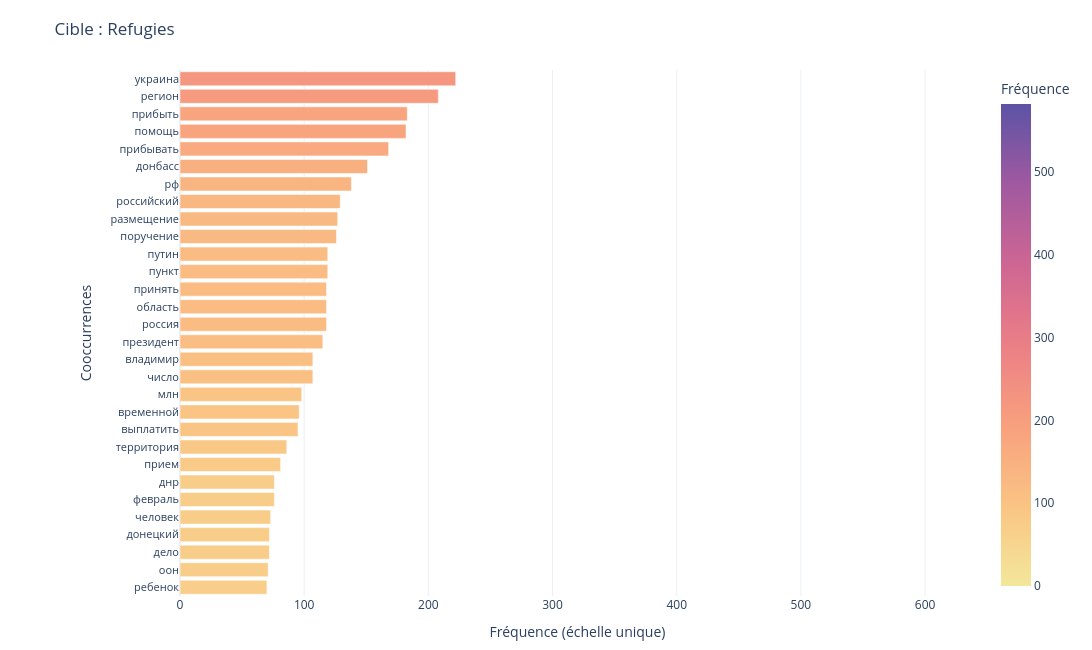
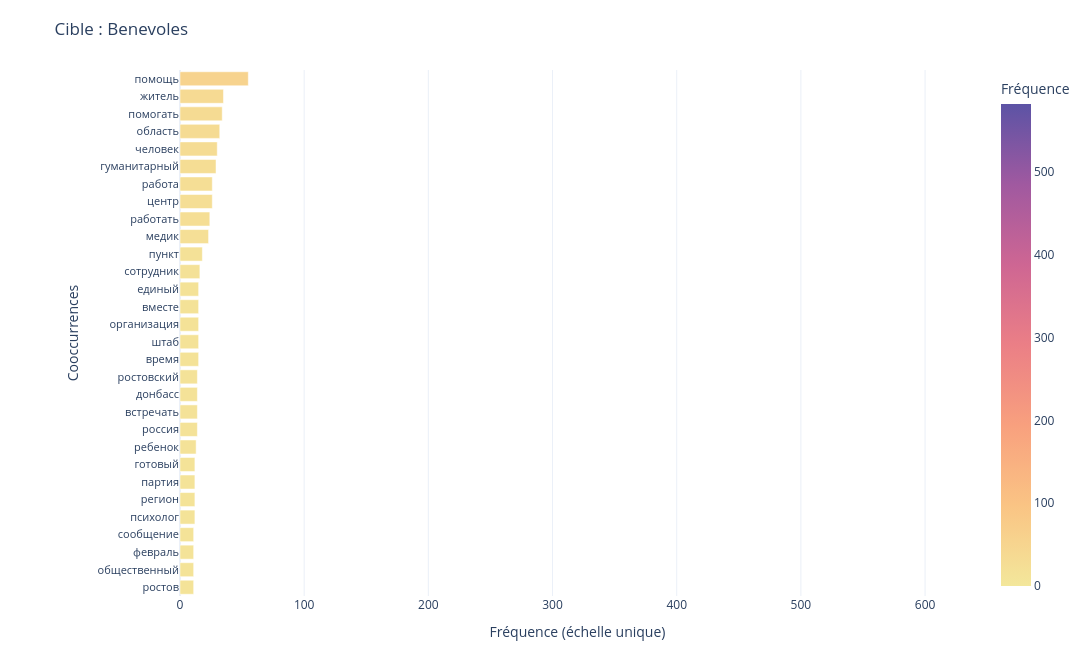
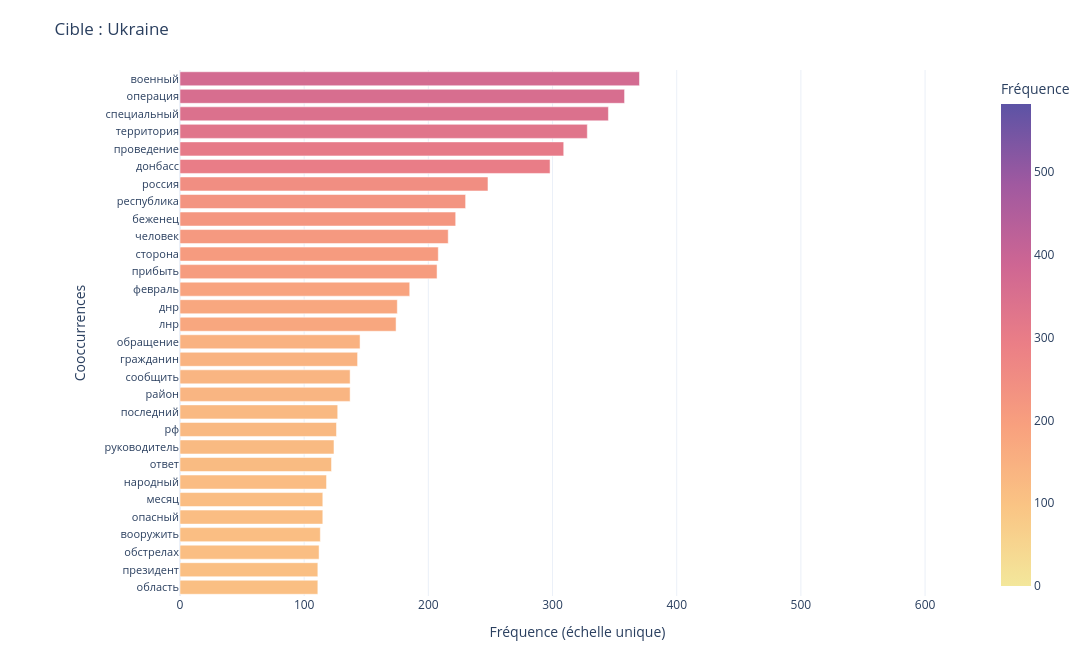
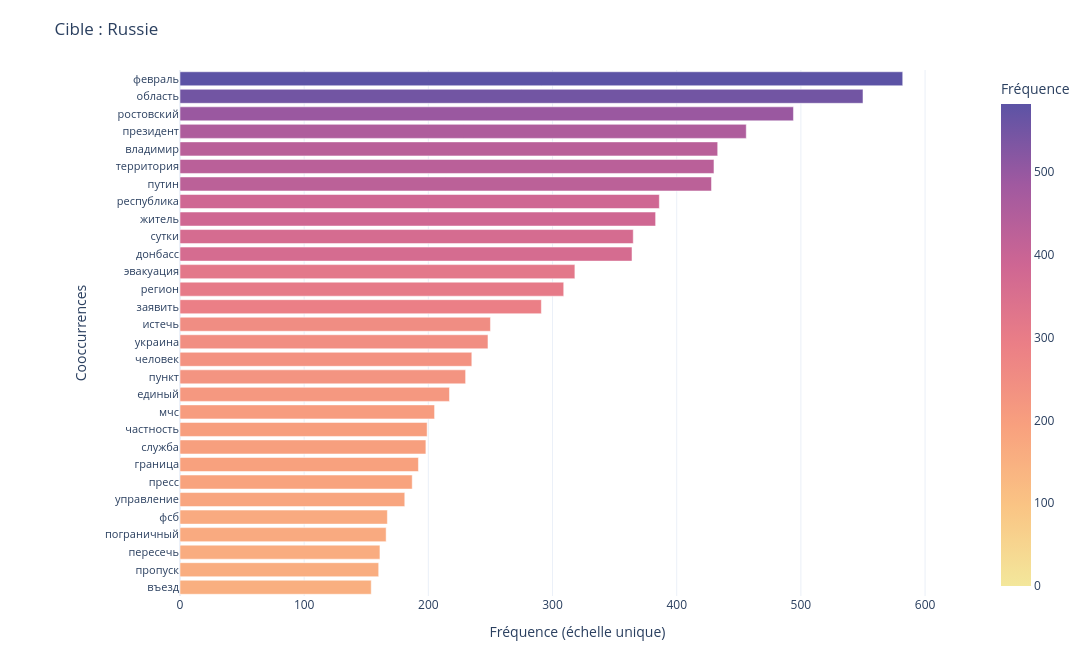

Notebook code for these charts, in order:
### Markdown cell above
### 3.2. Calcul et visualisation des cooccurrences

Pour chaque occurrence d’un terme-cible, le code collecte les mots présents dans la fenêtre définie, compte leur fréquence, puis affiche les trente cooccurrents les plus fréquents.

Les graphiques permettent de comparer les environnements lexicaux associés aux différentes cibles. Ils servent de support à l’interprétation qualitative plutôt que de preuve statistique autonome.

### Code cell
def norm_token(t: str) -> str:
    return str(t).lower().replace("ё", "е").strip()

def get_tokens_from_item(item: dict) -> list[str]:
    if item.get("texte_lemmatise"):
        raw = str(item.get("texte_lemmatise"))
    else:
        raw = lemmatize_texte_spacy(str(item.get("text", "")))

    toks = [norm_token(t) for t in raw.split()]
    toks = [t for t in toks if re.fullmatch(r"[a-zа-я]+(?:-[a-zа-я]+)?", t)]
    return toks

context_counters = {name: Counter() for name in TARGETS}
target_occurrences = {name: 0 for name in TARGETS}

for item in tqdm(data, desc="Collecte des cooccurrences"):
    tokens = get_tokens_from_item(item)
    n = len(tokens)
    if n == 0:
        continue

    for target_name, target_lemma in TARGETS.items():
        target_lemma = norm_token(target_lemma)
        for i, tok in enumerate(tokens):
            if tok != target_lemma:
                continue

            target_occurrences[target_name] += 1
            left = max(0, i - WINDOW)
            right = min(n, i + WINDOW + 1)

            for j in range(left, right):
                if j == i:
                    continue
                cand = tokens[j]
                if cand in stop_words or cand == target_lemma or len(cand) < 2:
                    continue
                context_counters[target_name][cand] += 1

rows = []
for target_name, cnt in context_counters.items():
    for rank, (word, freq) in enumerate(cnt.most_common(TOP_K), start=1):
        rows.append({
            "target": target_name,
            "rank": rank,
            "word": word,
            "freq": freq,
            "target_occurrences": target_occurrences[target_name],
        })

top_df = pd.DataFrame(rows)
target_order = list(TARGETS.keys())

if top_df.empty:
    print("Aucune donnée à visualiser.")
else:
    max_freq_global = float(top_df["freq"].max())
    x_max = max_freq_global * 1.1 if max_freq_global > 0 else 1.0

    for target_name in target_order:
        sub = top_df[top_df["target"] == target_name].copy()
        print("\n" + "=" * 70)
        print(f"Cible : {target_name} | Occurrences trouvées : {target_occurrences[target_name]}")

        if sub.empty:
            print("Aucune cooccurrence trouvée.")
            continue

        display(sub[["rank", "word", "freq"]])

        sub = sub.sort_values("freq", ascending=True)
        fig = px.bar(
            sub,
            x="freq",
            y="word",
            orientation="h",
            color="freq",
            color_continuous_scale="Sunset",
            range_x=[0, x_max],
            range_color=[0, max_freq_global] if max_freq_global > 0 else None,
            hover_data={
                "target": True,
                "rank": True,
                "freq": True,
            },
            title=f"Cible : {target_name}",
            height=650,
            width=1200,
        )

        fig.update_yaxes(automargin=True, tickfont=dict(size=11), title="Cooccurrences")
        fig.update_xaxes(title="Fréquence (échelle unique)")
        fig.update_layout(
            template="plotly_white",
            margin=dict(l=180, r=100, t=70, b=30),
            coloraxis_colorbar=dict(title="Fréquence", x=1.02),
            showlegend=False,
        )
        fig.show()

    print("Couleur: plus la barre est foncée, plus la cooccurrence est fréquente.")

### Figure 1 — Plotly figure (JSON) as saved in the notebook; plotly's stock layout.template omitted (floating-point values rounded to 4 significant figures)
{"data": [{"customdata": [["Refugies", 30], ["Refugies", 29], ["Refugies", 28], ["Refugies", 27], ["Refugies", 26], ["Refugies", 25], ["Refugies", 24], ["Refugies", 23], ["Refugies", 22], ["Refugies", 21], ["Refugies", 20], ["Refugies", 19], ["Refugies", 18], ["Refugies", 17], ["Refugies", 16], ["Refugies", 15], ["Refugies", 13], ["Refugies", 14], ["Refugies", 12], ["Refugies", 11], ["Refugies", 10], ["Refugies", 9], ["Refugies", 8], ["Refugies", 7], ["Refugies", 6], ["Refugies", 5], ["Refugies", 4], ["Refugies", 3], ["Refugies", 2], ["Refugies", 1]], "hovertemplate": "freq=%{marker.color}<br>word=%{y}<br>target=%{customdata[0]}<br>rank=%{customdata[1]}<extra></extra>", "legendgroup": "", "marker": {"color": [70, 71, 72, 72, 73, 76, 76, 81, 86, 95, 96, 98, 107, 107, 115, 118, 118, 118, 119, 119, 126, 127, 129, 138, 151, 168, 182, 183, 208, 222], "coloraxis": "coloraxis", "pattern": {"shape": ""}}, "name": "", "orientation": "h", "showlegend": false, "textposition": "auto", "type": "bar", "x": [70, 71, 72, 72, 73, 76, 76, 81, 86, 95, 96, 98, 107, 107, 115, 118, 118, 118, 119, 119, 126, 127, 129, 138, 151, 168, 182, 183, 208, 222], "xaxis": "x", "y": ["ребенок", "оон", "дело", "донецкий", "человек", "февраль", "днр", "прием", "территория", "выплатить", "временной", "млн", "число", "владимир", "президент", "россия", "область", "принять", "пункт", "путин", "поручение", "размещение", "российский", "рф", "донбасс", "прибывать", "помощь", "прибыть", "регион", "украина"], "yaxis": "y"}], "layout": {"barmode": "relative", "coloraxis": {"cmax": 582, "cmin": 0, "colorbar": {"title": {"text": "Fréquence"}, "x": 1.02}, "colorscale": [[0, "rgb(243, 231, 155)"], [0.1667, "rgb(250, 196, 132)"], [0.3333, "rgb(248, 160, 126)"], [0.5, "rgb(235, 127, 134)"], [0.6667, "rgb(206, 102, 147)"], [0.8333, "rgb(160, 89, 160)"], [1, "rgb(92, 83, 165)"]]}, "height": 650, "legend": {"tracegroupgap": 0}, "margin": {"b": 30, "l": 180, "r": 100, "t": 70}, "showlegend": false, "title": {"text": "Cible : Refugies"}, "width": 1200, "xaxis": {"anchor": "y", "domain": [0, 1], "range": [0, 640.2], "title": {"text": "Fréquence (échelle unique)"}}, "yaxis": {"anchor": "x", "automargin": true, "domain": [0, 1], "tickfont": {"size": 11}, "title": {"text": "Cooccurrences"}}}}

### Figure 2 — Plotly figure (JSON) as saved in the notebook; plotly's stock layout.template omitted (floating-point values rounded to 4 significant figures)
{"data": [{"customdata": [["Benevoles", 30], ["Benevoles", 28], ["Benevoles", 27], ["Benevoles", 29], ["Benevoles", 26], ["Benevoles", 25], ["Benevoles", 24], ["Benevoles", 23], ["Benevoles", 22], ["Benevoles", 21], ["Benevoles", 20], ["Benevoles", 19], ["Benevoles", 18], ["Benevoles", 17], ["Benevoles", 16], ["Benevoles", 15], ["Benevoles", 13], ["Benevoles", 14], ["Benevoles", 12], ["Benevoles", 11], ["Benevoles", 10], ["Benevoles", 9], ["Benevoles", 8], ["Benevoles", 7], ["Benevoles", 6], ["Benevoles", 5], ["Benevoles", 4], ["Benevoles", 3], ["Benevoles", 2], ["Benevoles", 1]], "hovertemplate": "freq=%{marker.color}<br>word=%{y}<br>target=%{customdata[0]}<br>rank=%{customdata[1]}<extra></extra>", "legendgroup": "", "marker": {"color": [11, 11, 11, 11, 12, 12, 12, 12, 13, 14, 14, 14, 14, 15, 15, 15, 15, 15, 16, 18, 23, 24, 26, 26, 29, 30, 32, 34, 35, 55], "coloraxis": "coloraxis", "pattern": {"shape": ""}}, "name": "", "orientation": "h", "showlegend": false, "textposition": "auto", "type": "bar", "x": [11, 11, 11, 11, 12, 12, 12, 12, 13, 14, 14, 14, 14, 15, 15, 15, 15, 15, 16, 18, 23, 24, 26, 26, 29, 30, 32, 34, 35, 55], "xaxis": "x", "y": ["ростов", "общественный", "февраль", "сообщение", "психолог", "регион", "партия", "готовый", "ребенок", "россия", "встречать", "донбасс", "ростовский", "время", "штаб", "организация", "вместе", "единый", "сотрудник", "пункт", "медик", "работать", "центр", "работа", "гуманитарный", "человек", "область", "помогать", "житель", "помощь"], "yaxis": "y"}], "layout": {"barmode": "relative", "coloraxis": {"cmax": 582, "cmin": 0, "colorbar": {"title": {"text": "Fréquence"}, "x": 1.02}, "colorscale": [[0, "rgb(243, 231, 155)"], [0.1667, "rgb(250, 196, 132)"], [0.3333, "rgb(248, 160, 126)"], [0.5, "rgb(235, 127, 134)"], [0.6667, "rgb(206, 102, 147)"], [0.8333, "rgb(160, 89, 160)"], [1, "rgb(92, 83, 165)"]]}, "height": 650, "legend": {"tracegroupgap": 0}, "margin": {"b": 30, "l": 180, "r": 100, "t": 70}, "showlegend": false, "title": {"text": "Cible : Benevoles"}, "width": 1200, "xaxis": {"anchor": "y", "domain": [0, 1], "range": [0, 640.2], "title": {"text": "Fréquence (échelle unique)"}}, "yaxis": {"anchor": "x", "automargin": true, "domain": [0, 1], "tickfont": {"size": 11}, "title": {"text": "Cooccurrences"}}}}

### Figure 3 — Plotly figure (JSON) as saved in the notebook; plotly's stock layout.template omitted (floating-point values rounded to 4 significant figures)
{"data": [{"customdata": [["Ukraine", 30], ["Ukraine", 29], ["Ukraine", 28], ["Ukraine", 27], ["Ukraine", 26], ["Ukraine", 25], ["Ukraine", 24], ["Ukraine", 23], ["Ukraine", 22], ["Ukraine", 21], ["Ukraine", 20], ["Ukraine", 19], ["Ukraine", 18], ["Ukraine", 17], ["Ukraine", 16], ["Ukraine", 15], ["Ukraine", 14], ["Ukraine", 13], ["Ukraine", 12], ["Ukraine", 11], ["Ukraine", 10], ["Ukraine", 9], ["Ukraine", 8], ["Ukraine", 7], ["Ukraine", 6], ["Ukraine", 5], ["Ukraine", 4], ["Ukraine", 3], ["Ukraine", 2], ["Ukraine", 1]], "hovertemplate": "freq=%{marker.color}<br>word=%{y}<br>target=%{customdata[0]}<br>rank=%{customdata[1]}<extra></extra>", "legendgroup": "", "marker": {"color": [111, 111, 112, 113, 115, 115, 118, 122, 124, 126, 127, 137, 137, 143, 145, 174, 175, 185, 207, 208, 216, 222, 230, 248, 298, 309, 328, 345, 358, 370], "coloraxis": "coloraxis", "pattern": {"shape": ""}}, "name": "", "orientation": "h", "showlegend": false, "textposition": "auto", "type": "bar", "x": [111, 111, 112, 113, 115, 115, 118, 122, 124, 126, 127, 137, 137, 143, 145, 174, 175, 185, 207, 208, 216, 222, 230, 248, 298, 309, 328, 345, 358, 370], "xaxis": "x", "y": ["область", "президент", "обстрелах", "вооружить", "опасный", "месяц", "народный", "ответ", "руководитель", "рф", "последний", "район", "сообщить", "гражданин", "обращение", "лнр", "днр", "февраль", "прибыть", "сторона", "человек", "беженец", "республика", "россия", "донбасс", "проведение", "территория", "специальный", "операция", "военный"], "yaxis": "y"}], "layout": {"barmode": "relative", "coloraxis": {"cmax": 582, "cmin": 0, "colorbar": {"title": {"text": "Fréquence"}, "x": 1.02}, "colorscale": [[0, "rgb(243, 231, 155)"], [0.1667, "rgb(250, 196, 132)"], [0.3333, "rgb(248, 160, 126)"], [0.5, "rgb(235, 127, 134)"], [0.6667, "rgb(206, 102, 147)"], [0.8333, "rgb(160, 89, 160)"], [1, "rgb(92, 83, 165)"]]}, "height": 650, "legend": {"tracegroupgap": 0}, "margin": {"b": 30, "l": 180, "r": 100, "t": 70}, "showlegend": false, "title": {"text": "Cible : Ukraine"}, "width": 1200, "xaxis": {"anchor": "y", "domain": [0, 1], "range": [0, 640.2], "title": {"text": "Fréquence (échelle unique)"}}, "yaxis": {"anchor": "x", "automargin": true, "domain": [0, 1], "tickfont": {"size": 11}, "title": {"text": "Cooccurrences"}}}}

### Figure 4 — Plotly figure (JSON) as saved in the notebook; plotly's stock layout.template omitted (floating-point values rounded to 4 significant figures)
{"data": [{"customdata": [["Russie", 30], ["Russie", 29], ["Russie", 28], ["Russie", 27], ["Russie", 26], ["Russie", 25], ["Russie", 24], ["Russie", 23], ["Russie", 22], ["Russie", 21], ["Russie", 20], ["Russie", 19], ["Russie", 18], ["Russie", 17], ["Russie", 16], ["Russie", 15], ["Russie", 14], ["Russie", 13], ["Russie", 12], ["Russie", 11], ["Russie", 10], ["Russie", 9], ["Russie", 8], ["Russie", 7], ["Russie", 6], ["Russie", 5], ["Russie", 4], ["Russie", 3], ["Russie", 2], ["Russie", 1]], "hovertemplate": "freq=%{marker.color}<br>word=%{y}<br>target=%{customdata[0]}<br>rank=%{customdata[1]}<extra></extra>", "legendgroup": "", "marker": {"color": [154, 160, 161, 166, 167, 181, 187, 192, 198, 199, 205, 217, 230, 235, 248, 250, 291, 309, 318, 364, 365, 383, 386, 428, 430, 433, 456, 494, 550, 582], "coloraxis": "coloraxis", "pattern": {"shape": ""}}, "name": "", "orientation": "h", "showlegend": false, "textposition": "auto", "type": "bar", "x": [154, 160, 161, 166, 167, 181, 187, 192, 198, 199, 205, 217, 230, 235, 248, 250, 291, 309, 318, 364, 365, 383, 386, 428, 430, 433, 456, 494, 550, 582], "xaxis": "x", "y": ["въезд", "пропуск", "пересечь", "пограничный", "фсб", "управление", "пресс", "граница", "служба", "частность", "мчс", "единый", "пункт", "человек", "украина", "истечь", "заявить", "регион", "эвакуация", "донбасс", "сутки", "житель", "республика", "путин", "территория", "владимир", "президент", "ростовский", "область", "февраль"], "yaxis": "y"}], "layout": {"barmode": "relative", "coloraxis": {"cmax": 582, "cmin": 0, "colorbar": {"title": {"text": "Fréquence"}, "x": 1.02}, "colorscale": [[0, "rgb(243, 231, 155)"], [0.1667, "rgb(250, 196, 132)"], [0.3333, "rgb(248, 160, 126)"], [0.5, "rgb(235, 127, 134)"], [0.6667, "rgb(206, 102, 147)"], [0.8333, "rgb(160, 89, 160)"], [1, "rgb(92, 83, 165)"]]}, "height": 650, "legend": {"tracegroupgap": 0}, "margin": {"b": 30, "l": 180, "r": 100, "t": 70}, "showlegend": false, "title": {"text": "Cible : Russie"}, "width": 1200, "xaxis": {"anchor": "y", "domain": [0, 1], "range": [0, 640.2], "title": {"text": "Fréquence (échelle unique)"}}, "yaxis": {"anchor": "x", "automargin": true, "domain": [0, 1], "tickfont": {"size": 11}, "title": {"text": "Cooccurrences"}}}}
